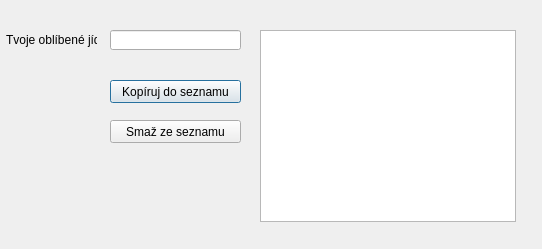
<?xml version="1.0" encoding="UTF-8"?>
<ui version="4.0">
 <class>Dialog</class>
 <widget class="QDialog" name="Dialog">
  <property name="geometry">
   <rect>
    <x>0</x>
    <y>0</y>
    <width>542</width>
    <height>249</height>
   </rect>
  </property>
  <property name="windowTitle">
   <string>Dialog</string>
  </property>
  <widget class="QLabel" name="label">
   <property name="geometry">
    <rect>
     <x>6</x>
     <y>30</y>
     <width>91</width>
     <height>20</height>
    </rect>
   </property>
   <property name="text">
    <string>Tvoje oblíbené jídlo</string>
   </property>
   <property name="buddy">
    <cstring>lineEdit</cstring>
   </property>
  </widget>
  <widget class="QLineEdit" name="lineEdit">
   <property name="geometry">
    <rect>
     <x>110</x>
     <y>30</y>
     <width>131</width>
     <height>20</height>
    </rect>
   </property>
  </widget>
  <widget class="QPushButton" name="pushButton">
   <property name="geometry">
    <rect>
     <x>110</x>
     <y>80</y>
     <width>131</width>
     <height>23</height>
    </rect>
   </property>
   <property name="text">
    <string>Kopíruj do seznamu</string>
   </property>
  </widget>
  <widget class="QListWidget" name="listWidget">
   <property name="geometry">
    <rect>
     <x>260</x>
     <y>30</y>
     <width>256</width>
     <height>192</height>
    </rect>
   </property>
  </widget>
  <widget class="QPushButton" name="pushButton_2">
   <property name="geometry">
    <rect>
     <x>110</x>
     <y>120</y>
     <width>131</width>
     <height>23</height>
    </rect>
   </property>
   <property name="text">
    <string>Smaž ze seznamu</string>
   </property>
  </widget>
 </widget>
 <resources/>
 <connections>
  <connection>
   <sender>pushButton</sender>
   <signal>pressed()</signal>
   <receiver>Dialog</receiver>
   <slot>prenes()</slot>
   <hints>
    <hint type="sourcelabel">
     <x>138</x>
     <y>95</y>
    </hint>
    <hint type="destinationlabel">
     <x>67</x>
     <y>112</y>
    </hint>
   </hints>
  </connection>
  <connection>
   <sender>pushButton_2</sender>
   <signal>pressed()</signal>
   <receiver>Dialog</receiver>
   <slot>smaz()</slot>
   <hints>
    <hint type="sourcelabel">
     <x>198</x>
     <y>129</y>
    </hint>
    <hint type="destinationlabel">
     <x>122</x>
     <y>200</y>
    </hint>
   </hints>
  </connection>
 </connections>
 <slots>
  <slot>prenes()</slot>
  <slot>smaz()</slot>
 </slots>
</ui>
